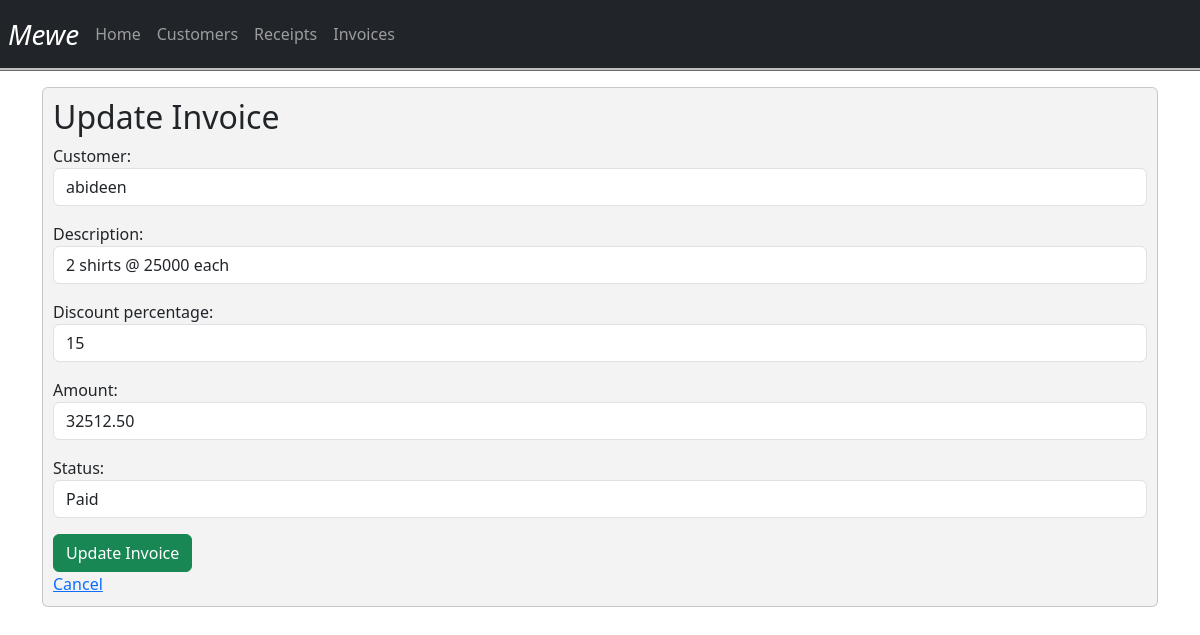
Page /invoices/1/update/ (signed in) on the committed database.
### customerinvoices/models.py (models this page shows, shortened)
class Invoice(models.Model):
    CHOICES = (
    ('Unpaid', 'Unpaid'),
    ('Paid', 'Paid'),
)
    user = models.ForeignKey(User, on_delete=models.CASCADE)
    customer= models.ForeignKey(Customer, on_delete=models.CASCADE)
    description = models.CharField(max_length=225)
    discount_percentage = models.IntegerField(null=True, blank=True)
    amount = models.DecimalField(decimal_places=2, max_digits=10)
    created_at = models.DateTimeField(auto_now_add=True)
    status = models.CharField(max_length=50, choices= CHOICES , default='UnPaid')

### customerinvoices/views.py (the view, shortened to what this page needs)
# urls.py: path('invoices/<int:pk>/update/', InvoiceUpdateView.as_view(), name='invoice_update'),
class InvoiceUpdateView(LoginRequiredMixin,UpdateView):
    model = Invoice
    form_class = InvoiceForm
    template_name = 'invoice_update.html'
    success_url = reverse_lazy('invoice_list')

### customerinvoices/forms.py
class InvoiceForm(forms.ModelForm):
    class Meta:
        model = Invoice
        fields = ['customer', 'description', 'discount_percentage', 'amount', 'status']
        widgets = {
            'customer': forms.Select(attrs={'class': 'form-control'}),
            'description': forms.TextInput(attrs={'class': 'form-control'}),
            'discount_percentage': forms.NumberInput(attrs={'class': 'form-control'}),
            'amount': forms.NumberInput(attrs={'class': 'form-control'}),
            'status': forms.Select(attrs={'class': 'form-control'}),
        }

### customerinvoices/models.py (called while the page is built)
    def __str__(self):
        return self.name

### customerinvoices/templates/invoice_update.html (shortened to what this page needs)
{% extends 'base.html' %}
{% block content %}
<div class="card">
  <h2>Update Invoice</h2>
  {% if user.id == invoice.user.id%}
  <form method="post" action="{% url 'invoice_update' pk=object.pk %}">
    {{ form.as_p }}
    <button type="submit" class="btn btn-success">Update Invoice</button>
  </form>
  {% endif %}
  <a href="{% url 'invoice_list' %}">Cancel</a>
</div>
{% endblock %}

### static/css/style.css (style rules this page uses)
body { background: linear-gradient(rgba(255, 255, 255, 0.3), rgba(255, 255, 255, 0.3)), url('https://images.pexels.com/photos/4173174/pexels-photo-4173174.jpeg?auto=compress&cs=tinysrgb&w=600'); background-repeat: no-repeat; background-size: cover; }
.card { background-color: rgba(225, 225, 225, 0.4) !important; padding: 10px !important; }

### rows in the picture
Invoice: customer "abideen", description "2 shirts @ 25000 each", discount_percentage "15", amount "32512.50", status "Paid"
